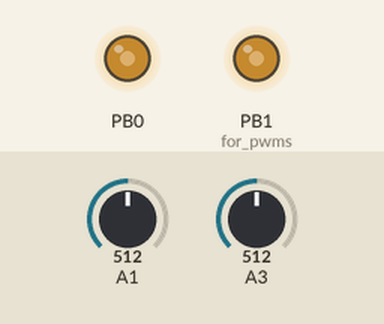
This sketch was run on a simulated ATtiny85, built with avr-gcc and run on an emulated ATtiny85. Parts: output pins drawn as LEDs (lit = HIGH). Inputs (shaded band) come from the test bench; at power-on: A1 = 512, A3 = 512.

Above: at 1.2 s.
1.3 s: A1 set to 716
At 2.3 s:
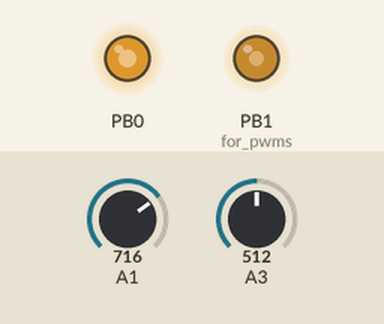
2.8 s: A3 set to 716
At 3.4 s:
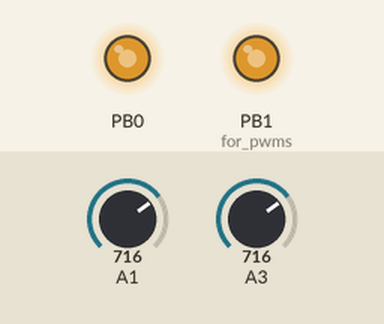
4.3 s: A1 set to 900
At 4.6 s:
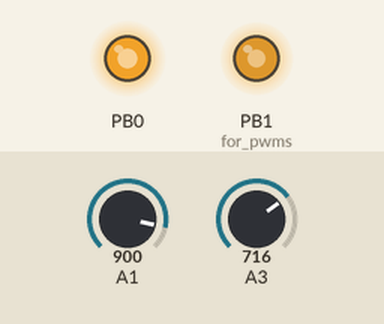
5.8 s: A3 set to 900
At 6.9 s:
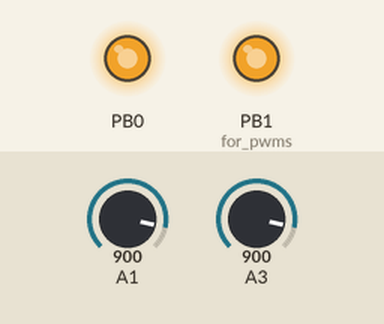
7.3 s: A1 set to 511
At 8.1 s:
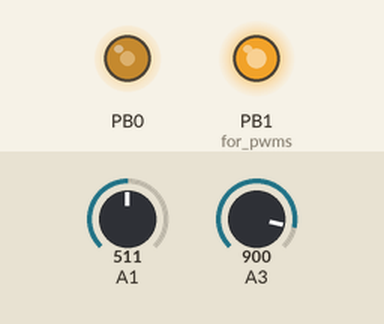
8.8 s: A3 set to 122
At 9.2 s:
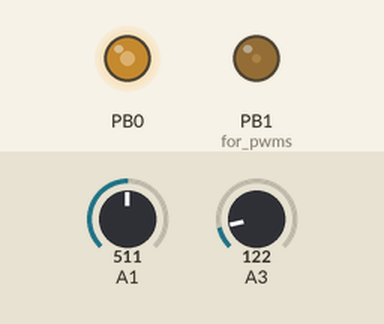
Timing chart, 0 to 11.3 s (numbered marks = the images above; inputs shaded):
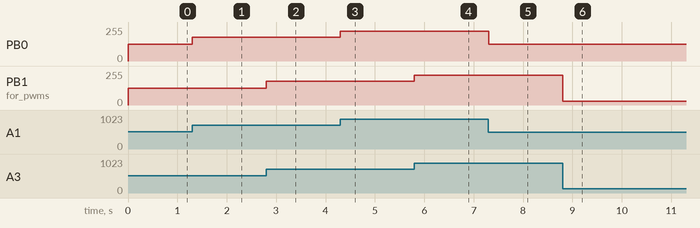

The sketch:

ventilo.ino
```cpp
// http://digistump.com/wiki/digispark/tutorials/basics


void setup() {

pinMode(0, OUTPUT);
pinMode(1, OUTPUT); // for pwms

analogWrite( 0, 128);
analogWrite( 1, 128);


}

void loop() {
	delay(1);
	//ventilo
	int val = analogRead(1); //Read P2
	int pwm = map( val, 0,1023, 0, 255);
	analogWrite(0, pwm);

	//LEDs
	val = analogRead(3); //Read P3
	pwm = map( val, 0,1023, 0, 255);
	analogWrite(1, pwm);
}
```

Measured:
- after the input at 1.3 s, PB0: 127/255 → 178/255 at once
- after the input at 2.8 s, PB1 (for_pwms): 127/255 → 178/255 at once
- after the input at 4.3 s, PB0: 178/255 → 224/255 at once
- after the input at 5.8 s, PB1 (for_pwms): 178/255 → 224/255 at once
- after the input at 7.3 s, PB0: 224/255 → 127/255 at once
- after the input at 8.8 s, PB1 (for_pwms): 224/255 → 30/255 at once
